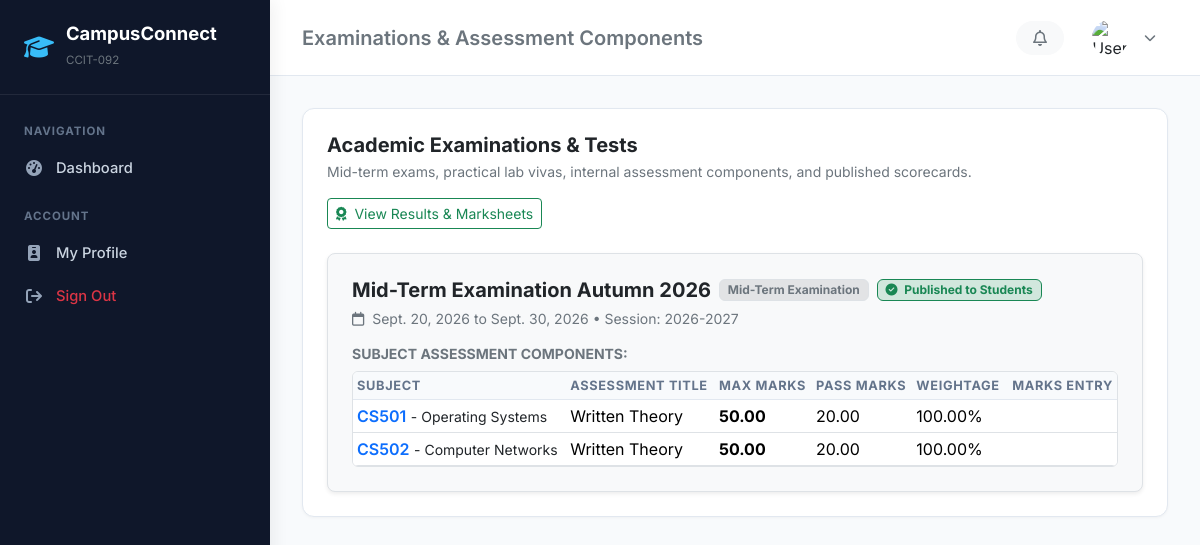
Page /examinations/ on the committed database.
### examinations/models.py (models this page shows, shortened)
class Examination(models.Model):
    EXAM_TYPES = [
        ('MID_TERM', 'Mid-Term Examination'),
        ('END_TERM', 'End-Term / Semester Final'),
        ('CLASS_TEST', 'Class Test / Quiz'),
        ('PRACTICAL', 'Practical / Lab Exam'),
    ]
    name = models.CharField(max_length=150)
    academic_session = models.ForeignKey(AcademicSession, on_delete=models.CASCADE, related_name='examinations')
    exam_type = models.CharField(max_length=30, choices=EXAM_TYPES, default='MID_TERM')
    start_date = models.DateField()
    end_date = models.DateField()
    is_published = models.BooleanField(default=False)
    created_at = models.DateTimeField(auto_now_add=True)
    class Meta:
        ordering = ['-start_date']

class AssessmentComponent(models.Model):
    examination = models.ForeignKey(Examination, on_delete=models.CASCADE, related_name='components')
    subject = models.ForeignKey(Subject, on_delete=models.CASCADE, related_name='assessment_components')
    title = models.CharField(max_length=120)  # e.g., "Written Exam", "Practical / Viva", "Internal Test"
    max_marks = models.DecimalField(max_digits=5, decimal_places=2, default=Decimal('100.00'))
    pass_marks = models.DecimalField(max_digits=5, decimal_places=2, default=Decimal('40.00'))
    weightage = models.DecimalField(max_digits=5, decimal_places=2, default=Decimal('100.00'), help_text="Weightage percentage")
    class Meta:
        ordering = ['subject', 'title']
        unique_together = ('examination', 'subject', 'title')

### academics/models.py (models this page shows, shortened)
class AcademicSession(models.Model):
    name = models.CharField(max_length=50, unique=True)  # e.g. "2026-2027"
    start_date = models.DateField()
    end_date = models.DateField()
    is_current = models.BooleanField(default=False)
    class Meta:
        ordering = ['-start_date']

class Subject(models.Model):
    TYPE_THEORY = 'THEORY'
    TYPE_PRACTICAL = 'PRACTICAL'
    TYPE_HYBRID = 'HYBRID'
    TYPE_CHOICES = [
        (TYPE_THEORY, 'Theory'),
        (TYPE_PRACTICAL, 'Practical / Lab'),
        (TYPE_HYBRID, 'Hybrid'),
    ]
    code = models.CharField(max_length=20, unique=True)
    name = models.CharField(max_length=150)
    semester = models.ForeignKey(Semester, on_delete=models.CASCADE, related_name='subjects')
    credits = models.PositiveSmallIntegerField(default=4)
    subject_type = models.CharField(max_length=20, choices=TYPE_CHOICES, default=TYPE_THEORY)
    class Meta:
        ordering = ['code']

### examinations/views.py (the view)
# urls.py: path('', views.ExaminationListView.as_view(), name='examination_list'),
class ExaminationListView(ListView):
    model = Examination
    template_name = 'examinations/exam_list.html'
    context_object_name = 'examinations'

### accounts/context_processors.py (called while the page is built, shortened)
def user_role_context(request):
    context = {
        'COLLEGE_NAME': getattr(settings, 'COLLEGE_NAME', 'CampusConnect Institute of Technology'),
        'COLLEGE_CODE': getattr(settings, 'COLLEGE_CODE', 'CCIT-092'),
        'user_role': 'GUEST',
        'is_admin': False,
        'is_faculty': False,
        'is_student': False,
        'unread_notices_count': 0,
    }
    return context

### templates/examinations/exam_list.html (shortened to what this page needs)
{% extends 'base.html' %}
{% block page_heading %}Examinations & Assessment Components{% endblock %}
{% block content %}
<div class="card p-4">
    <div class="d-flex flex-wrap justify-content-between align-items-center gap-3 mb-4">
        <div>
            <h5 class="fw-bold mb-1">Academic Examinations & Tests</h5>
            <p class="text-secondary small mb-0">Mid-term exams, practical lab vivas, internal assessment components, and published scorecards.</p>
        </div>
        <div class="d-flex gap-2">
            <a href="{% url 'student_results' %}" class="btn btn-sm btn-outline-success">
                <i class="fa-solid fa-award me-1"></i> View Results & Marksheets
            </a>
        </div>
    </div>
    <div class="row g-4">
        {% for ex in examinations %}
            <div class="col-12">
                <div class="border rounded-3 p-4 bg-light shadow-sm">
                    <div class="d-flex flex-wrap justify-content-between align-items-center gap-3 mb-3">
                        <div>
                            <div class="d-flex align-items-center gap-2 mb-1">
                                <h5 class="fw-bold text-dark mb-0">{{ ex.name }}</h5>
                                <span class="badge bg-secondary-subtle text-secondary border">{{ ex.get_exam_type_display }}</span>
                                {% if ex.is_published %}
                                    <span class="badge bg-success-subtle text-success border border-success"><i class="fa-solid fa-circle-check me-1"></i> Published to Students</span>
                                {% else %}
                                    <span class="badge bg-warning-subtle text-warning border border-warning"><i class="fa-solid fa-clock me-1"></i> Draft / Internal</span>
                                {% endif %}
                            </div>
                            <small class="text-secondary">
                                <i class="fa-regular fa-calendar me-1"></i> {{ ex.start_date }} to {{ ex.end_date }} • Session: {{ ex.academic_session.name }}
                            </small>
                        </div>
                    </div>
                    <h6 class="fw-bold text-secondary small text-uppercase mb-2">Subject Assessment Components:</h6>
                    <div class="table-responsive bg-white rounded border">
                        <table class="table table-sm table-hover align-middle mb-0">
                            <thead>
                                <tr>
                                    <th>Subject</th>
                                    <th>Assessment Title</th>
                                    <th>Max Marks</th>
                                    <th>Pass Marks</th>
                                    <th>Weightage</th>
                                    <th class="text-end">Marks Entry</th>
                                </tr>
                            </thead>
                            <tbody>
                                {% for comp in ex.components.all %}
                                    <tr>
                                        <td>
                                            <span class="fw-semibold text-primary">{{ comp.subject.code }}</span>
                                            <span class="text-dark small">- {{ comp.subject.name }}</span>
                                        </td>
                                        <td>{{ comp.title }}</td>
                                        <td><b>{{ comp.max_marks }}</b></td>
                                        <td>{{ comp.pass_marks }}</td>
                                        <td>{{ comp.weightage }}%</td>
                                        <td class="text-end">
                                        </td>
                                    </tr>
                                {% empty %}
                                    <tr><td colspan="6" class="text-center py-3 text-muted">No assessment components configured for this examination.</td></tr>
                                {% endfor %}
                            </tbody>
                        </table>
                    </div>
                </div>
            </div>
        {% empty %}
            <div class="col-12 text-center py-5 text-muted">No examinations scheduled yet.</div>
        {% endfor %}
    </div>
</div>
{% endblock %}

### templates/base.html (style rules this page uses)
:root { --brand-primary: #1e3a8a; --brand-secondary: #3b82f6; --brand-accent: #0ea5e9; --bg-canvas: #f8fafc; --sidebar-bg: #0f172a; --sidebar-hover: #1e293b; --card-border: #e2e8f0; }
body { font-family: 'Inter', -apple-system, BlinkMacSystemFont, sans-serif; background-color: var(--bg-canvas); color: #1e293b; min-height: 100vh; }
.card { border: 1px solid var(--card-border); border-radius: 12px; box-shadow: 0 1px 3px rgba(0,0,0,0.04); background-color: #fff; }
.table thead th { font-size: 0.8rem; text-transform: uppercase; letter-spacing: 0.05em; color: #64748b; background-color: #f8fafc; border-bottom: 1px solid var(--card-border); }

### rows in the picture
Examination: name "Mid-Term Examination Autumn 2026", exam_type "Mid-Term Examination", is_published True (drawn), start_date "Sept. 20, 2026", end_date "Sept. 30, 2026", academic_session.name "2026-2027"
AssessmentComponent: subject.code "CS501", subject.name "Operating Systems", title "Written Theory", max_marks "50.00", pass_marks "20.00", weightage "100.00"
AssessmentComponent: subject.code "CS502", subject.name "Computer Networks", title "Written Theory", max_marks "50.00", pass_marks "20.00", weightage "100.00"

### other values in the picture
{{ COLLEGE_CODE }} "CCIT-092"
